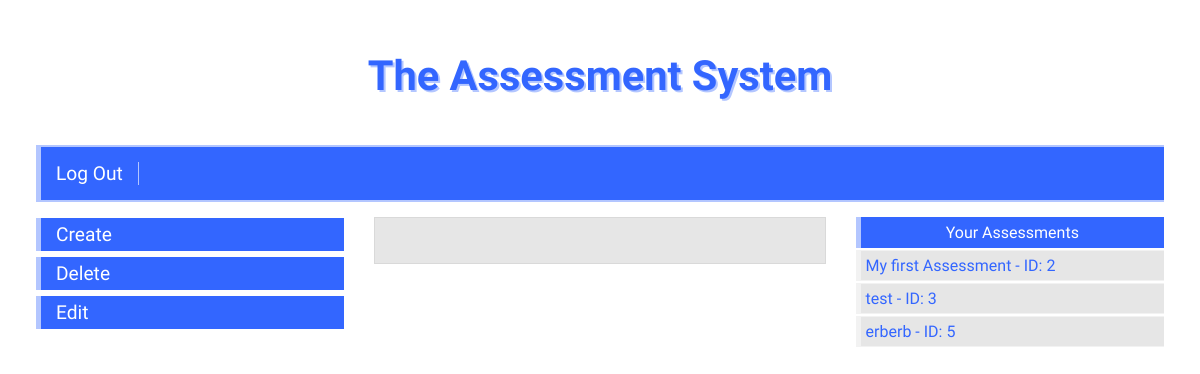
Screenshot of / (signed in) with the database file from the repository.
### assessment/models.py (models this page shows)
class Assessment(models.Model):
    creator = models.ForeignKey(settings.AUTH_USER_MODEL, on_delete=models.CASCADE, editable=False)
    title = models.CharField(max_length=100, blank=True)
    def __str__(self):
        return f'{self.title} - ID: {self.id}'

### core/views.py (the view)
# urls.py: 2. Add a URL to urlpatterns:  path('', views.home, name='home')
def home(request):
    template_name = 'home.html'
    if request.user.id is not None:
        user_id = request.user.id
        current_user = User.objects.get(id=user_id)
        user_assessments = Assessment.objects.filter(creator=current_user).exclude(title='')
    else:
        user_assessments = None
    context = {
        'user_assessments': user_assessments,
    }
    return render(request, template_name, context)

### core/templates/core/home.html (shortened to what this page needs)
{% extends 'base.html' %}
{% block content %}
<div class="col-12" id="logo">
    <h1><a href="{% url 'home' %}" class="logo">The Assessment System</a></h1>
</div>
<div class="col-12" id="navbar">
    {% if not user.is_authenticated %}
    <a href="{% url 'login' %}" class="navbar-button">Log In</a>
    <a href="{% url 'signup' %}" class="navbar-button">Sign Up</a>
    {% else %}
    <a href="{% url 'logout' %}" class="navbar-button">Log Out</a>
    {% endif %}
</div>
{% if user.role == 'Teacher' %}
<div class="col-3" id="left-side-teacher">
    <br><a href="{% url 'create-assessment' %}" name="create-assessment" class="left-side-button">Create</a>
    <br><a href="{% url 'delete-assessment' %}" name="delete-assessment" class="left-side-button">Delete</a>
    <br><a href="{% url 'edit-assessment' %}" name="edit-assessment" class="left-side-button">Edit</a>
</div>
<div class="col-6" id="main-content-teacher">
</div>
<div class="col-3" id="right-side-teacher">
    {% if user_assessments %}
    <h3 class="right-side-title">Your Assessments</h3>
    {% for assessment in user_assessments %}
    <ul class="assessments-list">{{ assessment }}</ul>
    {% endfor %}
    {% else %}
    <h3>You have no assessments.</h3>
    {% endif %}
</div>
{% endif %}
{% endblock %}

### assessmentsystem/static/assessmentsystem/css/style.css (style rules this page uses)
* { box-sizing: border-box; }
[class*="col-"] { float: left; padding: 15px; border: 1px ; }
.col-3 { width: 30%; }
.col-6 { width: 40%; }
.col-12 { width: 100%; }
body { font-family: sans-serif; margin-left: 3%; margin-right: 3%; background-image: url("/static/assessmentsystem/images/pxfuel.com.jpg") 100 0 no-repeat fixed; }
#logo { text-align: center; font-family: 'Armata'; font-size: 2em; }
.logo { color: #3366ff; text-shadow: 2px 2px #b3c6ff; }
a:link { text-decoration: none; }
#navbar { background-color: #3366ff; border-top: 2px solid #b3c6ff; border-bottom: 2px solid #b3c6ff; border-left: 5px solid #b3c6ff; }
.navbar-button { color: white; font-family: 'Armata'; margin-right: 15px; font-size: 120%; border-right: 1px solid #b3c6ff; padding-right: 15px; }
.left-side-button { color: white; font-family: 'Armata'; font-size: 120%; background-color: #3366ff; padding-right: 3px; padding-left: 15px; padding-top: 5px; padding-bottom: 5px; display: block; border-left: 5px solid #b3c6ff; margin-bottom: -12px; margin-right: 30px; }
.right-side-title { font-family: 'Armata'; color: white; font-size: 100%; margin-block-start: 0px; margin-block-end: 2px; background-color: #3366ff; padding: 6px; font-weight: normal; text-align: center; border-left: 5px solid #b3c6ff; margin-left: 15px; }
#left-side-teacher { padding: 0px; margin-top: -2px; }
div#right-side-teacher { float: left; padding-right: 0px; }
ul { font-family: 'Rosario'; color: #3366ff; font-size: 100%; list-style-type: none; padding: 5px; background-color: #e6e6e6; margin-block-start: 0px; margin-block-end: 2px; border-left: 5px solid #f2f2f2; border-bottom: 1px solid #f2f2f2; border-top: 1px solid #f2f2f2; }
h1 { text-align: center; font-family: 'Armata'; font-size: 130%; margin-bottom: 30px; color: #3366ff; }
#main-content-teacher { font-family: 'Armata'; color: black; margin-top: 15px; background-color: #e6e6e6; padding: 2%; border: 1px solid #d9d9d9; }
h3 { font-family: 'Armata'; font-size: 100%; margin-top: 0px; color: #3366ff; margin-top: 15px; font-weight: bold; }
.assessments-list { margin-left: 15px; }

### rows the page displays
Assessment: title+id "My first Assessment - ID: 2"
Assessment: title+id "test - ID: 3"
Assessment: title+id "erberb - ID: 5"
